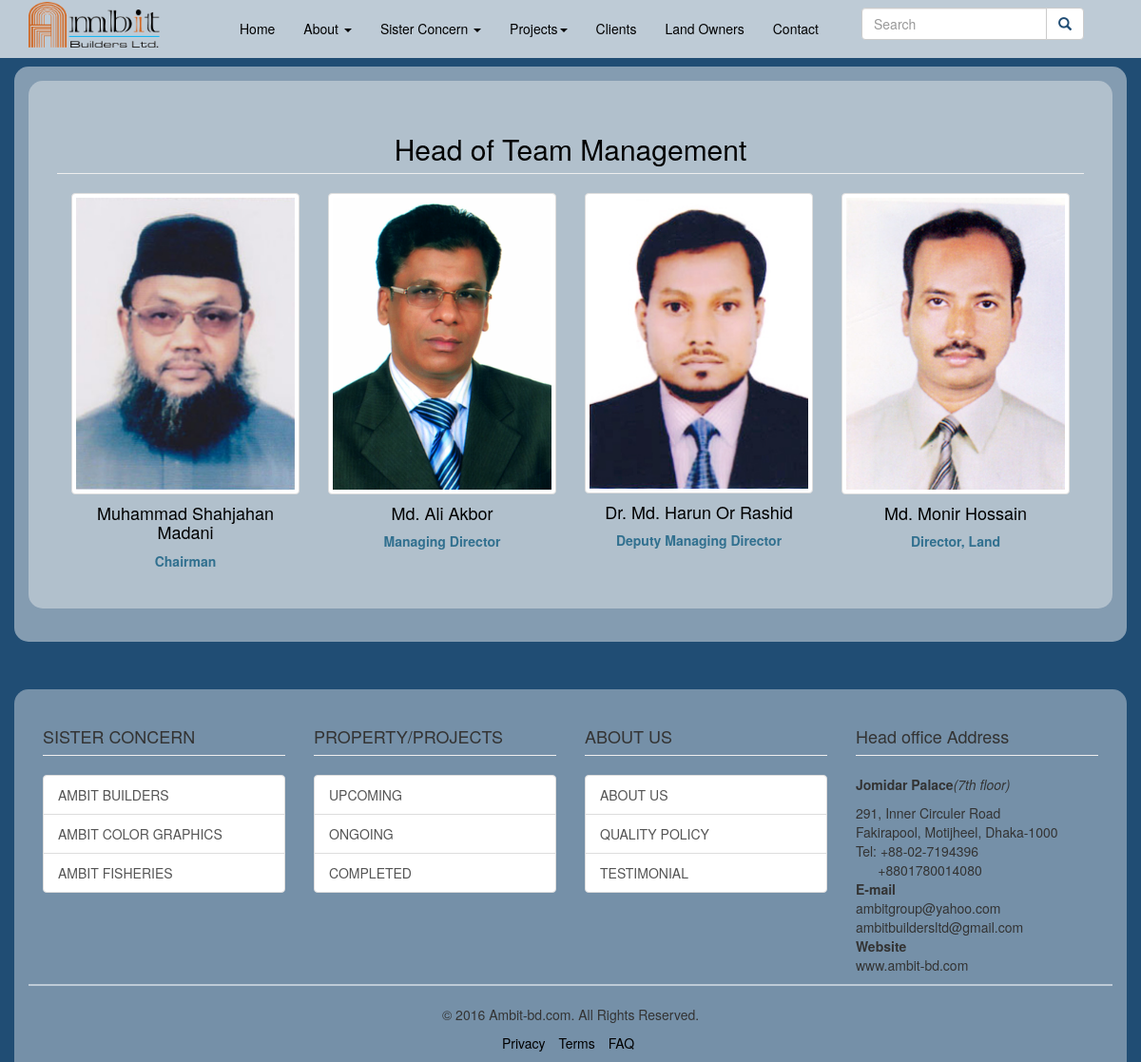
The app's page /team.php with its own data.
### tables this page shows
CREATE TABLE IF NOT EXISTS `tbl_team` (
  `id` int(11) NOT NULL AUTO_INCREMENT,
  `name` varchar(300) NOT NULL,
  `designation` varchar(300) NOT NULL,
  `details` text NOT NULL,
  `image` text NOT NULL,
  PRIMARY KEY (`id`)
);

CREATE TABLE IF NOT EXISTS `tbl_contact_us` (
  `head_office` varchar(100) NOT NULL,
  `h_address` text NOT NULL,
  `local_office` varchar(100) NOT NULL,
  `l_address` text NOT NULL,
  PRIMARY KEY (`head_office`)
);

### class/Application.php (called while the page is built, shortened)
<?php
class Application {
    private $db_connect;
    public function __construct() {
        $host_name = 'localhost';
        $user_name = 'root';
        $password = '';
        $db_name = 'db_realstate';
        $this->db_connect = mysqli_connect($host_name, $user_name, $password, $db_name);
    }
    public function select_all_contact_info() {
        $sql = "SELECT * FROM tbl_contact_us";
        if (mysqli_query($this->db_connect, $sql)) {
            $query_result = mysqli_query($this->db_connect, $sql);
            return $query_result;
        } else {
            die('Query problem' . mysqli_error($this->db_connect));
        }
    }
    public function select_all_team_info() {
        $sql = "SELECT * FROM tbl_team";
        if (mysqli_query($this->db_connect, $sql)) {
            $query_result = mysqli_query($this->db_connect, $sql);
            return $query_result;
        } else {
            die('Query problem' . mysqli_error($this->db_connect));
        }
    }
}

### team.php (the view, shortened to what this page needs)
<?php
include("./includes/header.php");
$quiry_result = $obj_application->select_all_team_info();
?>
<?php include("./includes/navbar.php"); ?>
<div class="container margintop60 aboutus">
    <div class="row  subaboutus">
        <div class=" col-md-12 text-center">
            <h2 class="page-header"> Head of Team Management</h2><br>
            <?php while ($team_info = mysqli_fetch_assoc($quiry_result)) {?>
            <div class="col-md-3 col-sm-6 col-xs-12" style="margin-bottom: 15px;">
                <img src="images/team/<?php echo $team_info['image'];?>" class="img img-responsive img-thumbnail" style="width:100%;"><br>
                <h4 class="text-center"><?php echo $team_info['name'];?></h4>
                <p class="text-center text-info"><b><?php echo $team_info['designation'];?></b></p>
            </div>
            <?php }?>
        </div>
    </div>
    <br>
</div>
<?php include("./includes/footer.php"); ?>

### includes/footer.php (shortened to what this page needs)
<?php
if (isset($page)) {
    if ($page != "index.php") {
        ?>
        <footer>
            <div class="container back">
                <div class="col-md-3">
                    <h4 class="page-header">SISTER CONCERN</h4>
                    <div class="list-group">
                        <a href="../sisterConcernBuilders.php" class="list-group-item ">AMBIT BUILDERS</a>
                        <a href="../sisterConcernColorGraphics.php" class="list-group-item ">AMBIT COLOR GRAPHICS</a>
                        <a href="../sisterConcernFisheries.php" class="list-group-item ">AMBIT FISHERIES</a>
                    </div>
                </div>
                <div class="col-md-3">
                    <h4 class="page-header">PROPERTY/PROJECTS</h4>
                    <div class="list-group">
                        <a href="upcoming.php" class="list-group-item ">UPCOMING</a>
                        <a href="ongoing.php" class="list-group-item " >ONGOING</a>
                        <a href="complete.php" class="list-group-item">COMPLETED</a>
                    </div>
                </div>
                <div class="col-md-3">
                    <h4 class="page-header">ABOUT US</h4>
                    <div class="list-group">
                        <a href="./aboutus.php" class="list-group-item ">ABOUT US</a>
                        <a href="./qualitypolicy.php" class="list-group-item " >QUALITY POLICY</a>
                        <a href="./testimonial.php" class="list-group-item">TESTIMONIAL</a>
                    </div>
                </div>
                <div class="col-md-3">
                    <h4 class="page-header">Head office Address</h4>
                    <p class="text-left">
                        <?php echo $contact_info['h_address']; ?>
                    </p>
                </div>
                <hr class="hr">
                <div class="text-center">
                    <p>© 2016 Ambit-bd.com. All Rights Reserved.</p>
                    <ul class="list-inline">
                        <li>
                            <a href="#">Privacy</a>
                        </li>
                        <li>
                            <a href="#">Terms</a>
                        </li>
                        <li>
                            <a href="#">FAQ</a>
                        </li>
                    </ul>
                </div>
            </div>
        </footer>
        <?php
    }
}
?>
</body>
</html>

### css/full-slider.css (style rules this page uses)
html, body { height: 100%; }
footer { margin: 50px 0; }

### css/style.css (style rules this page uses)
.back { background-color: rgba(245, 245, 245, 0.4); border-top-right-radius: 15px; border-top-left-radius: 15px; }
.hr { background-color: #becbd7; width: 100%; height: 2px; border: 10px; }
footer { margin-bottom: -100px; }
.aboutus { background-color: rgba(245, 245, 245, 0.47); border-radius: 15px; padding: 15px; margin: auto; }
.subaboutus { background-color: rgba(245, 245, 245, 0.4); border-radius: 15px; padding: 15px; margin: auto; color: rgba(0,0,0,1); }
a { color: black; }
.margintop60 { margin-top: 70px; }
body { background-color: rgb(32, 77, 116); }
.carousel-inner>.item>a>img, .carousel-inner>.item>img, .img-responsive, .thumbnail a>img, .thumbnail>img { height: auto; margin-top: -20px; }

### records on screen
tbl_team: image (picture), name "Muhammad Shahjahan Madani", designation "Chairman"
tbl_team: image (picture), name "Md. Ali Akbor", designation "Managing Director"
tbl_team: image (picture), name "Dr. Md. Harun Or Rashid", designation "Deputy Managing Director"
tbl_team: image (picture), name "Md. Monir Hossain", designation "Director, Land"
tbl_contact_us: h_address "Jomidar Palace (7th floor) 291, Inner Circuler Road Fakirapool, Motijheel, Dhaka-1000 Tel: +88-02-7194396 +8801780014080 E-mail ambitgroup@yahoo.com ambitbuildersltd@gmail.com Website www.ambit-bd.com"
